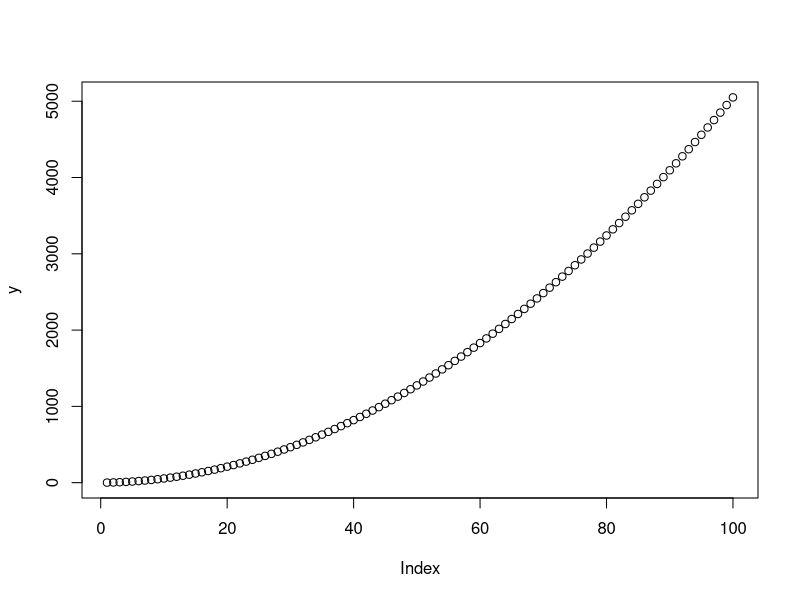
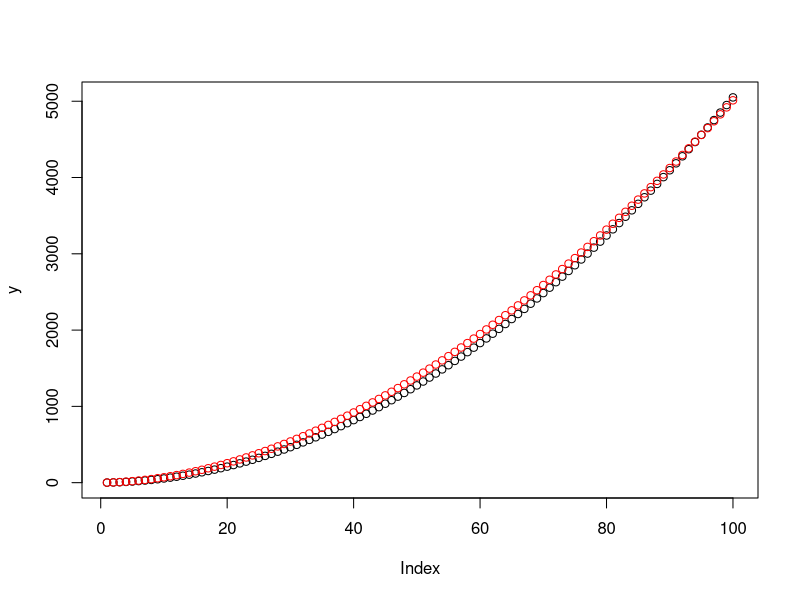
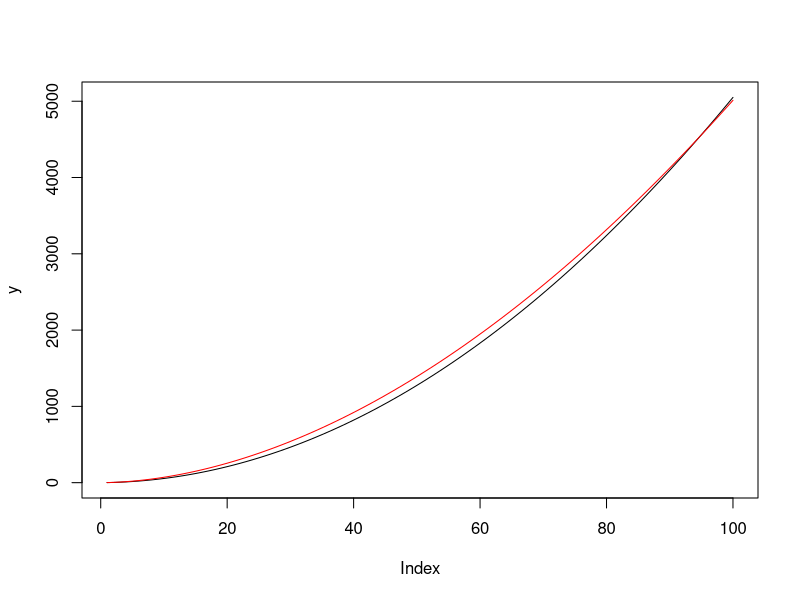
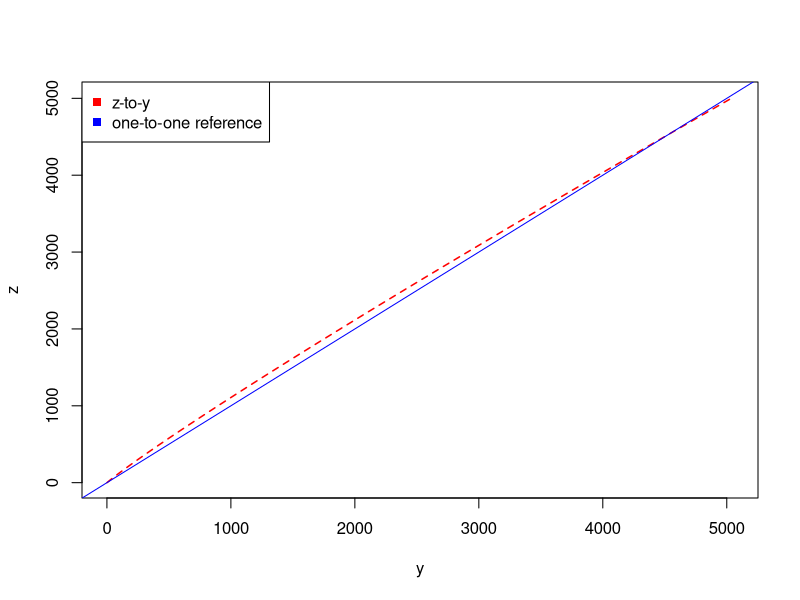
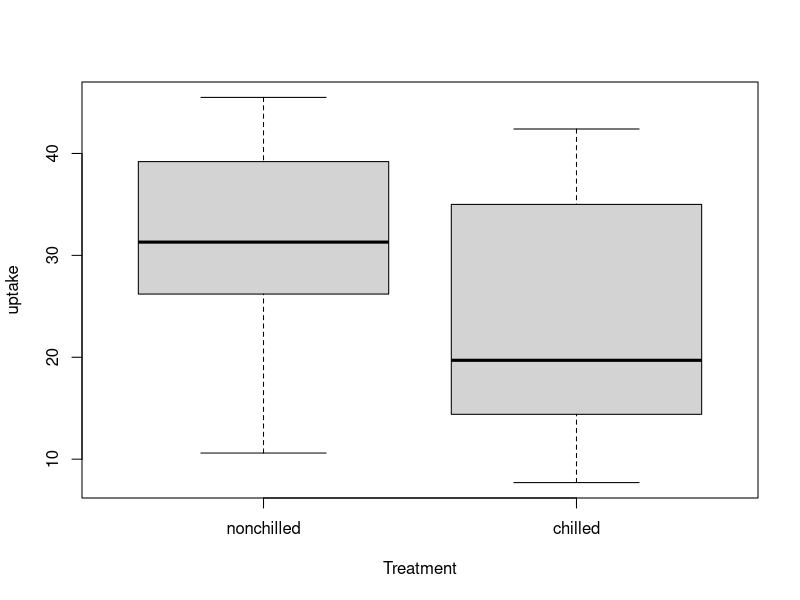
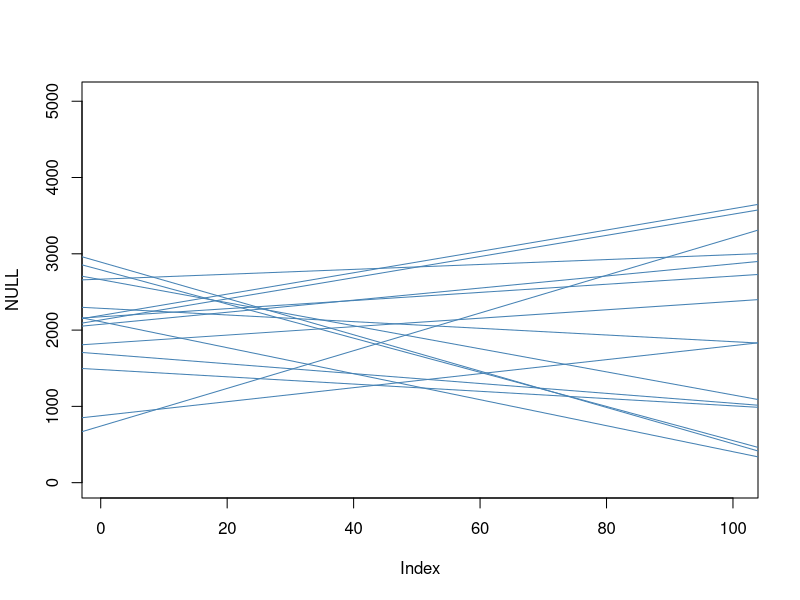

Generate these figures, in order, with R:
# -----------------------
#title: csp_rstudio-intro.R
#author: Gregory Wheeler
#date: 10/10/2022
# -----------------------

## Printing--------------
# 4 panels of RStudio IDE
print('Upper left window: Source panel')
print('Lower left window: Console')

# with cat (concatenate and print)
cat('Upper right window: Environment panel\nLower right window: Tabs for help, plots, etc')

## Help
?cat

## Arithmetic (Source & Console)
2 + 2

## Objects---------------

a <- 1.85   # pronounced "a gets 1.85"
x <- 1:100  # vector
y <- cumsum(x)
z <- x^a

# Head  -----------------
head(y)
head(z)

# Vectors --------------
y[1]       # R is 1-indexed

y[1:10]

# Boolean evaluations---
y[10] < z[10]
y[100]< z[100]

# 
w <- c(y[100], z[100])
?c

## Simple Plots----------
plot(y)

plot(y)
points(z, col="red")

plot(y, type="l")
lines(z, type="l", col = "red")

plot(y, z, type='l', lty = 2, lwd = 1.5, col="red")
abline(coef = c(0,1), col="blue")
legend("topleft", 
       legend = c("z-to-y", "one-to-one reference"),
       col = c("red", "blue"),
       pch = c(15,15)
       
)

## Load data-------------
library(datasets)
data("CO2")

# Spreadsheet data viewer 
View(CO2)
?View

# Inspect Feature
CO2$Treatment

# Levels
levels(CO2$Treatment)  #Treatment is a categorical variable with two levels


# Boxplot: uptake of CO2 as a function of Treatment
plot(uptake~Treatment, data=CO2)

# NOTES: 
# Max and Min exclude outliers:  all points greater than 1.5 X IQR above/below
# the 3rd/1st quartiles are excluded.  Also, the dark line is the median value


# -- Dataframes --------------
# Dataframes ma

n <- c(2, 3, 6) 
fruit <- c("apples", "bananas", "coconuts") 
prime <- c(TRUE, TRUE, FALSE) 
df <- data.frame(n, fruit, prime)  
df


# -- Functions ---------------
my_square <- function(x) {
  return (x^2)
}
my_square(3)


my_sum <- function(x,y) {
  z <- x + y
  return(z)
}
my_sum(2,3)


# -- Iterators --------------
# a for loop
n <- 15
a <- rnorm(n,2000,500)
b <- rnorm(n,5,15)
# blank(bty="n")
plot( NULL , xlim=range(x) , ylim=range(y) )
for ( i in 1:n ) abline( a[i] , b[i] , lwd=1 , col="steelblue" )
